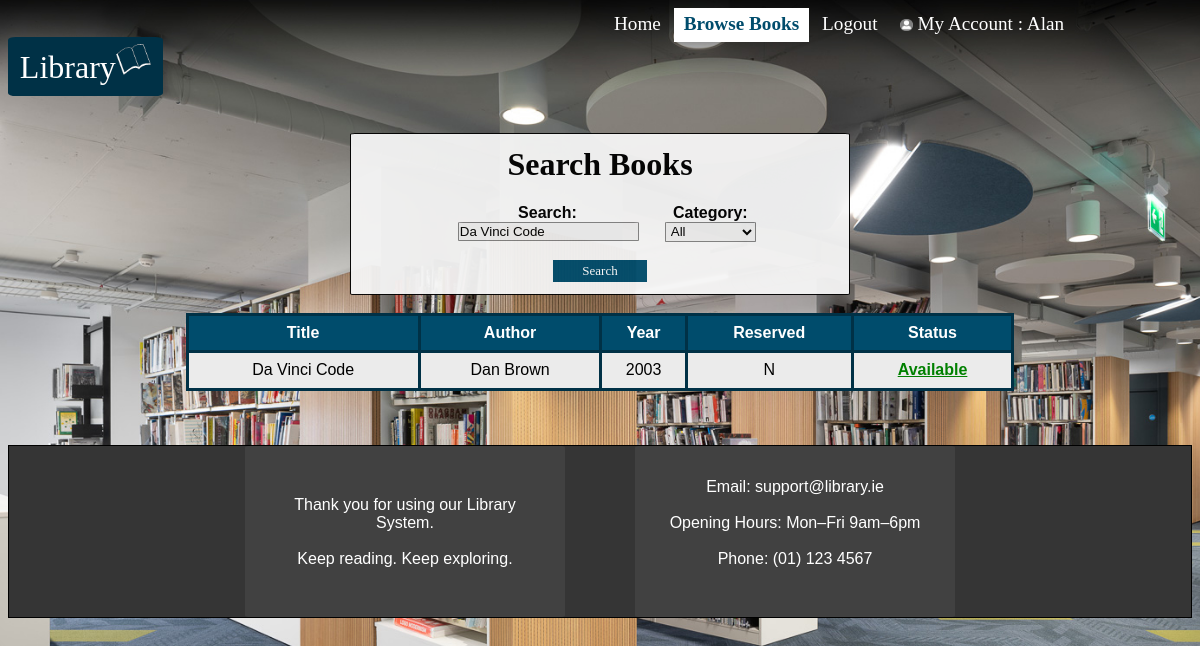
Page /pages/Browse.php?search=Da+Vinci+Code (signed in) on the committed database.
### tables this page shows
CREATE TABLE `users` (
  `Username` varchar(20) NOT NULL,
  `Password` varchar(20) NOT NULL,
  `FirstName` varchar(20) NOT NULL,
  `Surname` varchar(20) NOT NULL,
  `AddressLine1` varchar(50) NOT NULL DEFAULT 'none',
  `AddressLine2` varchar(50) NOT NULL,
  `City` varchar(20) NOT NULL DEFAULT 'none',
  `County` varchar(20) NOT NULL DEFAULT 'none',
  `Telephone` varchar(10) NOT NULL DEFAULT 'none',
  `Mobile` varchar(10) NOT NULL DEFAULT 'none'
);

CREATE TABLE `books` (
  `ISBN` varchar(15) NOT NULL,
  `BookTitle` varchar(40) NOT NULL,
  `Author` varchar(20) NOT NULL,
  `Edition` int(11) NOT NULL,
  `Year` int(5) NOT NULL,
  `Category` bigint(3) NOT NULL,
  `Reserved` varchar(1) NOT NULL DEFAULT 'N'
);

### pages/Browse.php (the view, shortened to what this page needs)
<?php
include("../library.php");
$User = isset($_SESSION["Users"]) ? $_SESSION["Users"] : null;
?>
<!DOCTYPE html>
<html lang="en">
<html>
<head>
    <link rel="stylesheet" href="../libraryCSS/styles.css">
    <link rel="stylesheet" href="../libraryCSS/background.css">
</head>
<body>
    <header>
        <div class="top-nav-bar">
            <a class="heading" href="Index.php">Home</a>
            <a class="heading active" href="Browse.php">Browse Books</a>
            <a class="heading" href="Logout.php">Logout</a>
            <?php
                $sql = "SELECT Username, Password, FirstName, Surname, AddressLine1, AddressLine2, City, County, Telephone, Mobile FROM users WHERE Username='$User'";
                $result = $conn->query($sql);
                if ($result && $row = $result->fetch_assoc()) {
                    echo '<a id="MyAccount" class="heading" href="MyAccount.php"><img src="../media/accountIcon.png" style="width:1.3%;height:1.3%;" alt="Account icon"> My Account : ' . $row["FirstName"] . '</a>';
                }
            ?>
        </div>
        <a id="header">Library<img src="../media/headerIcon.png" style="width:3%;height:3%;" alt="Library logo"></a>
    </header>
    <?php
        $search = "";
        $page = 1;
        $limit = 5;
        $result = null;
        if ($_SERVER["REQUEST_METHOD"] === "GET") {
            if (isset($_GET["search"]) && $_GET["search"] !== "") {
                $search = trim($_GET["search"]);
            }
            $offset = ($page - 1) * $limit;
            $where = " WHERE 1=1 ";
            $params = array();
            $types = "";
            if ($search !== "") {
                $where .= " AND (BookTitle LIKE ? OR Author LIKE ?) ";
                $params[] = "%" . $search . "%";
                $params[] = "%" . $search . "%";
                $types .= "ss";
            }
            $main_sql = "SELECT * FROM books" . $where . " LIMIT ? OFFSET ?";
            $main_stmt = $conn->prepare($main_sql);
            $types2 = $types . "ii";
            $params2 = $params;
            $params2[] = $limit;
            $params2[] = $offset;
            $main_stmt->bind_param($types2, ...$params2);
            $main_stmt->execute();
            $result = $main_stmt->get_result();
        }
    ?>
    <div id="register">
        <h1>Search Books</h1>
        <form method="GET">
            <section class="searchGrid">
                <div>
                    <label class="loginInput" for="search">Search:</label>
                    <br>
                    <input type="text" id="search" name="search" value="<?php echo htmlspecialchars($search); ?>">
                </div>
                <div>
                    <label class="loginInput" for="category">Category:</label>
                    <br>
                    <select id="category" name="category">
                        <option value="">All</option>
                    </select>
                </div>
            </section>
            <br>
            <button class="button" type="submit">
                <a class="buttontext">Search </a>
            </button>
        </form>
    </div>
    <br>
    <table id="bookTable">
        <tr>
            <th>Title</th>
            <th>Author</th>
            <th>Year</th>
            <th>Reserved</th>
            <th>Status</th>
        </tr>
        <?php
            if ($result) {
                while ($row = $result->fetch_assoc()) { ?>
                    <tr>
                        <td><?php echo htmlspecialchars($row['BookTitle']); ?></td>
                        <td><?php echo htmlspecialchars($row['Author']); ?></td>
                        <td><?php echo htmlspecialchars($row['Year']); ?></td>
                        <td><?php echo htmlspecialchars($row['Reserved']); ?></td>
                        <td>
                            <?php if ($row['Reserved'] === 'N') { ?>
                                <a id="available" href="../reserve.php?ISBN=<?php echo urlencode($row['ISBN']); ?>">Available</a>
                            <?php } else { ?>
                                <a id="unavailable">Unavailable</a>
                            <?php } ?>
                        </td>
                    </tr>
                <?php }
            }
        ?>
    </table>
    <br>
    <br><br>
    <footer>
        <section class="footerGrid">
            <div class="footerText">
                <br>
                Thank you for using our Library System.
                <br>
                <br>
                Keep reading. Keep exploring.
            </div>
            <div class="footerText">
                Email: support@library.ie
                <br>
                <br>
                Opening Hours: Mon–Fri 9am–6pm
                <br>
                <br>
                Phone: (01) 123 4567
                <br>
                <br>
            </div>
        </section>
    </footer>
</body>
</html>

### libraryCSS/styles.css (style rules this page uses)
.loginInput { text-align: left; color: black; font-family: Arial, Helvetica, sans-serif; font-weight: bold; }
h1 { margin-top: 5%; font-family: prophet-bold; font-size: 200%; text-align: center; color: Black; }
.button { border-style: solid; border-width: 1%; border-color: #004C6C; background-color: #004C6C; width: 35%; height: 3.2%; margin: auto; }
.buttontext { font-family: prophet-regular; text-align: center; color: white; font-size: small; text-decoration: none; }
.top-nav-bar { text-align: right; overflow: hidden; padding: 0.5%; width: 80%; margin: 0% auto; }
.top-nav-bar a { text-align: center; color: white; text-align: center; padding: 1%; text-decoration: none; font-size: larger; font-family: prophet-regular; }
.top-nav-bar a.active { background-color: white; color: #004C6C; font-weight: bold; }
input { border-style: solid; border-color: gray; border-width: 1px; border-radius: 3%; padding: 0.5%; background-color: #ebebeb; }
select { border-style: solid; border-color: gray; border-width: 1px; border-radius: 3%; padding: 0.5%; background-color: #ebebeb; }
#header { margin-top: 5%; font-family: prophet-bold; font-size: 200%; text-align: left; color: white; background-color: #003146; border-radius: 5%; padding: 1%; }
#available { text-align: left; color: green; font-family: Arial, Helvetica, sans-serif; font-weight: bold; }
footer { background-position: bottom center; background-size: cover; background-color: #353535; color: white; text-align: center; border-style: solid; border-color: black; border-width: 1px; }
.footerGrid { display: grid; grid-template-columns: repeat(2, 1fr); gap: 10%; max-width: 60%; margin: 0 auto; }
.footerText { background-color: #414141; color: white; padding: 10%; border-radius: 1%; font-family: Arial, Helvetica, sans-serif; }
.searchGrid { display: grid; grid-template-columns: repeat(2, 1fr); gap: 10%; max-width: 60%; margin: 0 auto; }

### libraryCSS/background.css (style rules this page uses)
body { background-image: url("../media/TUDlibraryBackground.jpeg"); background-repeat: no-repeat; background-attachment: fixed; background-position: top center; background-size: cover; }

### rows in the picture
users: FirstName "Alan"
books: BookTitle "Da Vinci Code", Author "Dan Brown", Year "2003", Reserved "N"
